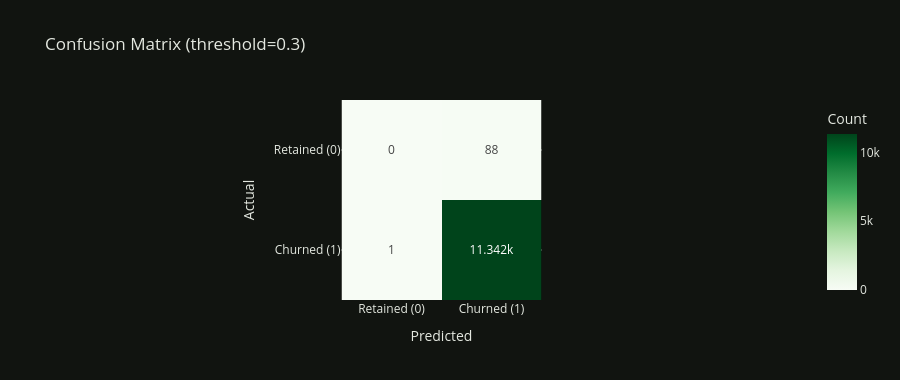

The notebook cell saved with this chart:
### Code cell
# confusion matrix
cm = confusion_matrix(y_test, y_pred_03)

fig = px.imshow(
    cm,
    labels=dict(x='Predicted', y='Actual', color='Count'),
    x=['Retained (0)', 'Churned (1)'],
    y=['Retained (0)', 'Churned (1)'],
    color_continuous_scale='Greens',
    text_auto=True,
    title=f'Confusion Matrix (threshold={threshold})'
)
fig.update_layout(
    height=380,
    plot_bgcolor='#0c0e0a', paper_bgcolor='#111410',
    font=dict(color='#e4e8e0')
)
fig.show()

### Figure 1 — Plotly figure (JSON) as saved in the notebook; plotly's stock layout.template omitted (floating-point values rounded to 4 significant figures)
{"data": [{"coloraxis": "coloraxis", "hovertemplate": "Predicted: %{x}<br>Actual: %{y}<br>Count: %{z}<extra></extra>", "name": "0", "texttemplate": "%{z}", "type": "heatmap", "x": ["Retained (0)", "Churned (1)"], "xaxis": "x", "y": ["Retained (0)", "Churned (1)"], "yaxis": "y", "z": [[0, 88], [1, 11342]]}], "layout": {"coloraxis": {"colorbar": {"title": {"text": "Count"}}, "colorscale": [[0, "rgb(247,252,245)"], [0.125, "rgb(229,245,224)"], [0.25, "rgb(199,233,192)"], [0.375, "rgb(161,217,155)"], [0.5, "rgb(116,196,118)"], [0.625, "rgb(65,171,93)"], [0.75, "rgb(35,139,69)"], [0.875, "rgb(0,109,44)"], [1, "rgb(0,68,27)"]]}, "font": {"color": "#e4e8e0"}, "height": 380, "paper_bgcolor": "#111410", "plot_bgcolor": "#0c0e0a", "title": {"text": "Confusion Matrix (threshold=0.3)"}, "xaxis": {"anchor": "y", "constrain": "domain", "domain": [0, 1], "scaleanchor": "y", "title": {"text": "Predicted"}}, "yaxis": {"anchor": "x", "autorange": "reversed", "constrain": "domain", "domain": [0, 1], "title": {"text": "Actual"}}}}
